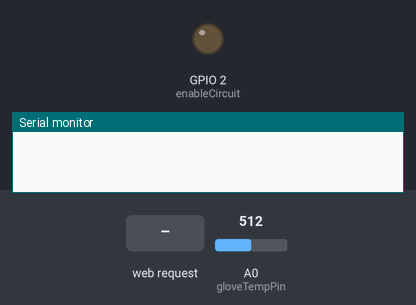
The sketch below on a simulated ESP8266 (NodeMCU). On the bench: output pins drawn as LEDs (lit = HIGH), the last lines printed to the serial monitor. Inputs (shaded band) come from the test bench; at power-on: A0 (gloveTempPin) = 512.

Above: at 1.2 s.
1.3 s: HTTP request GET /heat/on received
At 2.1 s:
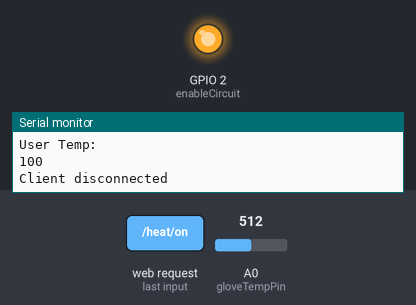
2.8 s: HTTP request GET /heat/off received
At 3.3 s:
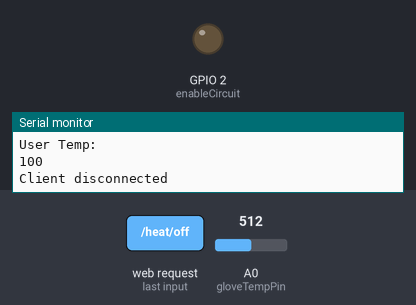
4.3 s: HTTP request GET /heat/auto received
At 5.6 s:
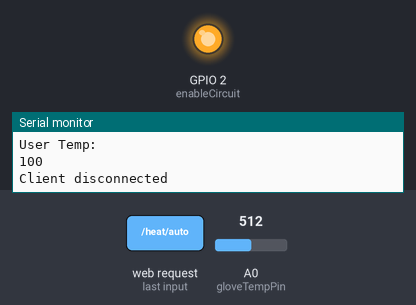
Timing chart, 0 to 7.3 s (numbered marks = the images above; inputs shaded):
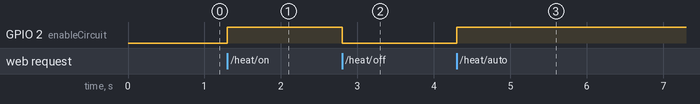

The sketch:

Fluctuate_Code.ino
```cpp
#include<ESP8266WiFi.h>
#include<math.h>

//Temperature Sensor Definitions
const int B = 4275;               // B value of the thermistor
const int R0 = 100000;            // R0 = 100k

// WiFi Definitions
const char* ssid = "Esp8266TestNet";
const char* password = "Esp8266Test"; // has to be longer than 7 chars
const char* value = "";
String request;

//Global variables for mode, ideal temp, and auto temps
int heatMode = 0; //0 = off, 1 = on, 2 = auto
int userTemp = 25; //room temperature, shouldn't matter as it changes as soon as mode is on, and fluctuate will always check mode first
int autoTemp = 45;
int autoThreshold = 30;

int enableCircuit = 2; //output pin for current restrictor
//int ambientTempPin = A1; //Future Expansion
int gloveTempPin = A0; //input pin for glove temp

//pinMode(ambientTempPin, INPUT);


WiFiServer server(80);
//void ICACHE_RAM_ATTR onTimerISR(){
////Transmits inner glove temperature, and regulates temperature
//
//  fluctuate(request);
//  client.print(getGloveTemp());
//
//}

void setup() {

  pinMode(enableCircuit, OUTPUT);
  pinMode(gloveTempPin, INPUT);
  pinMode(LED_BUILTIN, OUTPUT);


   Serial.begin(115200);
   delay(10);


   WiFi.mode(WIFI_AP);
   WiFi.softAP(ssid, password, 1, 0);

   server.begin();
//   cli(); //Stops interrupts, to setup for interrupts
//   timer1_attachInterrupt(onTimerISR);
//   timer1_enable(TIM_DIV16, TIM_EDGE, TIM_SINGLE);
//   timer1_write(600000); //120000 us
//   sei(); //Allow interrupts again
}


void setMode(String request) { //takes client request as input, returns 1 if turn on heating, 0 if not, -1 if anything else

  Serial.println(request);
  if(request.indexOf("/heat/on") != -1) {heatMode =  1;  digitalWrite(LED_BUILTIN, LOW);Serial.println("tails");}  //on
  else if (request.indexOf("/heat/off") != -1) {heatMode =  0;  digitalWrite(LED_BUILTIN, HIGH);Serial.println("head");} //off
  else if(request.indexOf("/heat/auto") != -1) heatMode = 2; //auto

}

void setTemp (String request) { //read temperature input from user from app

  setMode(request);

  if(heatMode==1) {


    if(request.indexOf("?") != -1) {

      String tempstr = request.substring(request.indexOf("?")+1);
      userTemp = tempstr.toInt();

      }
      else {

        userTemp = 100;
      }
    }
  else if(heatMode == 2) { //in mode 2, input string will be of format "./heat/auto/threshold=autoThreshold&temp=autoTemp
  if(request.indexOf("?") != -1) {
    String x = request.substring(request.indexOf("threshold=") + strlen("threshold="), request.indexOf("&"));//returns characters between end of "threshold=" and "&"
    autoThreshold =  x.toInt(); //converts to int

    String y = request.substring(request.indexOf("&")+strlen("temp="));//returns characters after "&"
    autoTemp = y.toInt();
  }
  }

}

int celsiusToFarenheit(int celsius) {

  int farenheit =  (int) (celsius*1.8) + 32;
  return farenheit;
}

int getGloveTemp() { //Read ambient temperature from sensor on inside of glove

  int a = analogRead(gloveTempPin);

  float R = 1023.0/a-1.0;
  R = R0*R;

  float temperature = 1.0/(log(R/R0)/B+1/298.15)-273.15; // convert to temperature via datasheet

  return ((int) lround(temperature));

}


void fluctuate (String request) { //check temperature reading vs set reading. If lower, heat up. If higher, turn off

  setTemp(request);
  int gloveTemp = getGloveTemp();
  if(heatMode == 1) { //if mode = on

      if(gloveTemp < userTemp) digitalWrite(enableCircuit, HIGH);
      else digitalWrite(enableCircuit, LOW);

  }
  else if(heatMode == 2) { //if mode = auto

    if(gloveTemp < autoThreshold) digitalWrite(enableCircuit, HIGH); //if less than threshold, turn on. If greater than threshold, dont change state (could be on and heating up or off and doing nothing)
    else if((gloveTemp) >= autoTemp) digitalWrite(enableCircuit, LOW); //if temp is higher than the auto temp, turn off

  }
  else if(heatMode == 0) digitalWrite(enableCircuit, LOW);

}

void loop() {
  // Check of client has connected
  WiFiClient client = server.available();
  if(!client) {
    return;
  }

  // Read the request line
  request = client.readStringUntil('\r');
  Serial.println(request);
  client.flush();

  fluctuate(request);
  Serial.print("Temperature Reading (C): ");
  Serial.println(getGloveTemp());

  Serial.println("\nUser Temp: ");
  Serial.println(userTemp);
//  client.print(getGloveTemp());

//  // Send the response to the client //not necessary if sending data in interrupt
//  client.print(s);
//  delay(1);
  Serial.println("Client disconnected");

  // The client will actually be disconnected when the function returns and the client object is destroyed
}
```

Measured:
- after the input at 1.3 s, GPIO 2 (enableCircuit): LOW → HIGH at once
- after the input at 2.8 s, GPIO 2 (enableCircuit): HIGH → LOW at once
- after the input at 4.3 s, GPIO 2 (enableCircuit): LOW → HIGH at once
